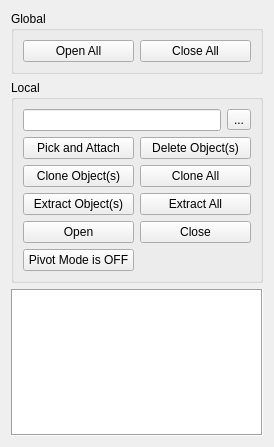
<?xml version="1.0" encoding="UTF-8"?>
<ui version="4.0">
 <class>CPrefabPanel</class>
 <widget class="QWidget" name="CPrefabPanel">
  <property name="geometry">
   <rect>
    <x>0</x>
    <y>0</y>
    <width>274</width>
    <height>447</height>
   </rect>
  </property>
  <layout class="QVBoxLayout" name="verticalLayout">
   <item>
    <widget class="QGroupBox" name="STATIC">
     <property name="title">
      <string>Global</string>
     </property>
     <layout class="QHBoxLayout" name="horizontalLayout">
      <item>
       <widget class="QPushButton" name="OPENALL">
        <property name="text">
         <string>Open All</string>
        </property>
       </widget>
      </item>
      <item>
       <widget class="QPushButton" name="CLOSEALL">
        <property name="text">
         <string>Close All</string>
        </property>
       </widget>
      </item>
     </layout>
    </widget>
   </item>
   <item>
    <widget class="QGroupBox" name="STATIC1">
     <property name="title">
      <string>Local</string>
     </property>
     <layout class="QGridLayout" name="gridLayout">
      <item row="0" column="0" colspan="2">
       <layout class="QHBoxLayout" name="horizontalLayout_2">
        <item>
         <widget class="QLineEdit" name="PREFAB_NAME">
          <property name="alignment">
           <set>Qt::AlignLeading|Qt::AlignLeft|Qt::AlignVCenter</set>
          </property>
          <property name="readOnly">
           <bool>true</bool>
          </property>
         </widget>
        </item>
        <item>
         <widget class="QToolButton" name="PREFAB">
          <property name="text">
           <string>...</string>
          </property>
         </widget>
        </item>
       </layout>
      </item>
      <item row="1" column="0">
       <widget class="QPickObjectButton" name="PICK_NEW">
        <property name="text">
         <string>Pick and Attach</string>
        </property>
       </widget>
      </item>
      <item row="1" column="1">
       <widget class="QPushButton" name="REMOVE">
        <property name="text">
         <string>Delete Object(s)</string>
        </property>
       </widget>
      </item>
      <item row="2" column="0">
       <widget class="QPushButton" name="CLONE_SELECTED">
        <property name="text">
         <string>Clone Object(s)</string>
        </property>
       </widget>
      </item>
      <item row="2" column="1">
       <widget class="QPushButton" name="CLONE_ALL">
        <property name="text">
         <string>Clone All</string>
        </property>
       </widget>
      </item>
      <item row="3" column="0">
       <widget class="QPushButton" name="EXTRACT_SELECTED">
        <property name="text">
         <string>Extract Object(s)</string>
        </property>
       </widget>
      </item>
      <item row="3" column="1">
       <widget class="QPushButton" name="EXTRACT_ALL">
        <property name="text">
         <string>Extract All</string>
        </property>
       </widget>
      </item>
      <item row="4" column="0">
       <widget class="QPushButton" name="OPEN">
        <property name="text">
         <string>Open</string>
        </property>
       </widget>
      </item>
      <item row="4" column="1">
       <widget class="QPushButton" name="CLOSE">
        <property name="text">
         <string>Close</string>
        </property>
       </widget>
      </item>
      <item row="5" column="0">
       <widget class="QPushButton" name="CHANGE_PIVOT">
        <property name="text">
         <string>Pivot Mode is OFF</string>
        </property>
       </widget>
      </item>
     </layout>
    </widget>
   </item>
   <item>
    <widget class="QTableWidget" name="OBJECTS">
     <property name="contextMenuPolicy">
      <enum>Qt::CustomContextMenu</enum>
     </property>
     <property name="frameShape">
      <enum>QFrame::Box</enum>
     </property>
     <property name="editTriggers">
      <set>QAbstractItemView::NoEditTriggers</set>
     </property>
     <property name="selectionMode">
      <enum>QAbstractItemView::ExtendedSelection</enum>
     </property>
     <property name="selectionBehavior">
      <enum>QAbstractItemView::SelectRows</enum>
     </property>
     <property name="sortingEnabled">
      <bool>true</bool>
     </property>
     <attribute name="horizontalHeaderDefaultSectionSize">
      <number>150</number>
     </attribute>
     <attribute name="horizontalHeaderShowSortIndicator" stdset="0">
      <bool>true</bool>
     </attribute>
     <attribute name="horizontalHeaderStretchLastSection">
      <bool>true</bool>
     </attribute>
     <attribute name="verticalHeaderVisible">
      <bool>false</bool>
     </attribute>
    </widget>
   </item>
  </layout>
 </widget>
 <customwidgets>
  <customwidget>
   <class>QPickObjectButton</class>
   <extends>QPushButton</extends>
   <header>Controls/PickObjectButton.h</header>
  </customwidget>
 </customwidgets>
 <resources/>
 <connections/>
</ui>
